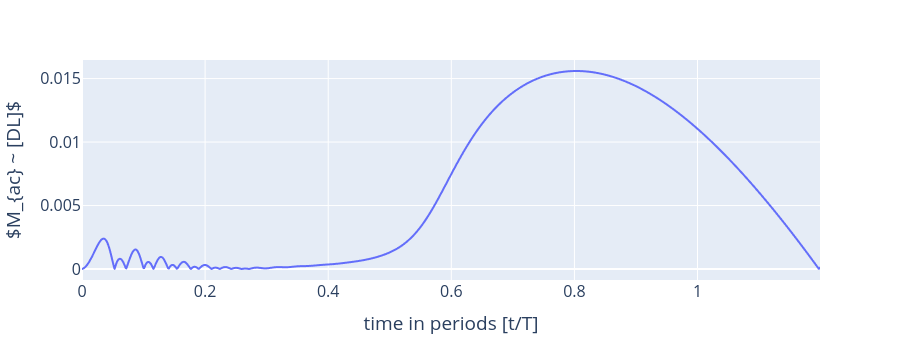

The notebook cell saved with this chart:
### Code cell
fig = px.line(x=BD_obj.time / period, y=BD_obj.Mach_number_acoustic)
fig.update_layout(
    xaxis=dict(title="time in periods [t/T]"),
    yaxis=dict(title=r"$M_{ac} ~ [DL]$"), font_size=16
)
fig.show()

### Figure 1 — Plotly figure (JSON) as saved in the notebook; plotly's stock layout.template omitted (floating-point values rounded to 4 significant figures; data arrays with more than 128 entries replaced by an {"elided": "..."} marker saying what was removed)
{"data": [{"hovertemplate": "x=%{x}<br>y=%{y}<extra></extra>", "legendgroup": "", "line": {"color": "#636efa", "dash": "solid"}, "marker": {"symbol": "circle"}, "mode": "lines", "name": "", "showlegend": false, "type": "scattergl", "x": {"elided": "1200 float values"}, "xaxis": "x", "y": {"elided": "1200 float values"}, "yaxis": "y"}], "layout": {"font": {"size": 16}, "height": 360, "legend": {"tracegroupgap": 0}, "margin": {"t": 60}, "xaxis": {"anchor": "y", "autorange": true, "domain": [0, 1], "range": [0, 1.199], "title": {"text": "time in periods [t/T]"}, "type": "linear"}, "yaxis": {"anchor": "x", "autorange": true, "domain": [0, 1], "range": [-0.0008622, 0.01646], "title": {"text": "$M_{ac} ~ [DL]$"}, "type": "linear"}}}
